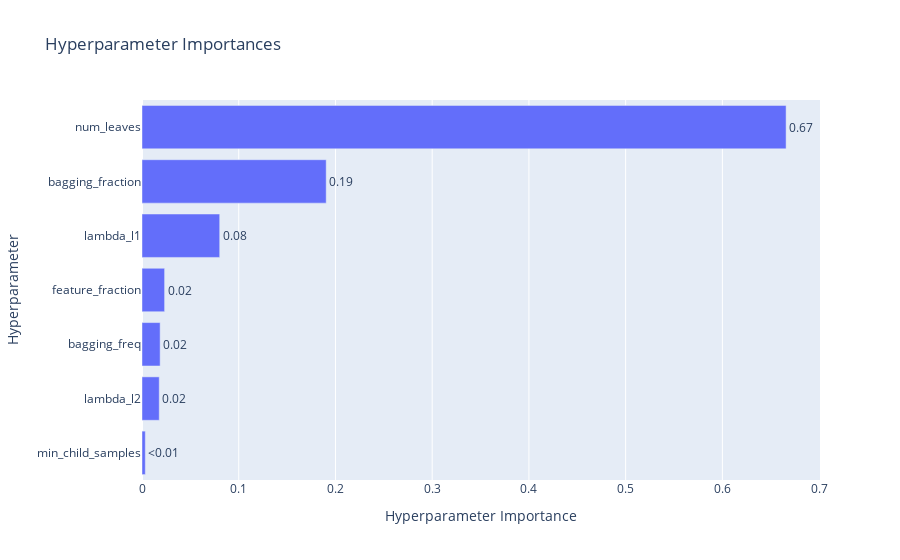

Here is the notebook cell this chart was saved with:
### Code cell
optuna.visualization.plot_param_importances(study)

### Figure 1 — Plotly figure (JSON) as saved in the notebook; plotly's stock layout.template omitted (floating-point values rounded to 4 significant figures)
{"data": [{"cliponaxis": false, "hovertemplate": ["min_child_samples (IntDistribution): 0.0034156404931848373<extra></extra>", "lambda_l2 (FloatDistribution): 0.017825174907563326<extra></extra>", "bagging_freq (IntDistribution): 0.018755363127274497<extra></extra>", "feature_fraction (FloatDistribution): 0.023371294254834987<extra></extra>", "lambda_l1 (FloatDistribution): 0.08034237261434453<extra></extra>", "bagging_fraction (FloatDistribution): 0.1904127941075872<extra></extra>", "num_leaves (IntDistribution): 0.6658773604952107<extra></extra>"], "name": "Objective Value", "orientation": "h", "text": ["<0.01", "0.02", "0.02", "0.02", "0.08", "0.19", "0.67"], "textposition": "outside", "type": "bar", "x": [0.003416, 0.01783, 0.01876, 0.02337, 0.08034, 0.1904, 0.6659], "y": ["min_child_samples", "lambda_l2", "bagging_freq", "feature_fraction", "lambda_l1", "bagging_fraction", "num_leaves"]}], "layout": {"title": {"text": "Hyperparameter Importances"}, "xaxis": {"title": {"text": "Hyperparameter Importance"}}, "yaxis": {"title": {"text": "Hyperparameter"}}}}
